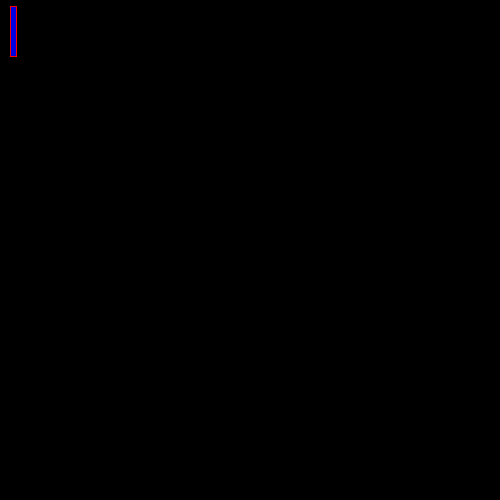
Frame 1 (no input)
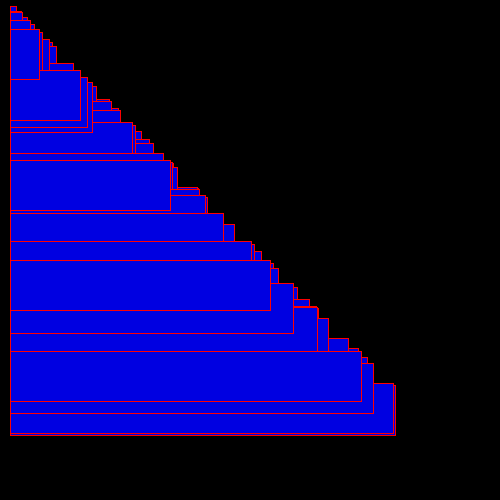
Frame 60 (the mouse pressed at the canvas centre just before this capture)
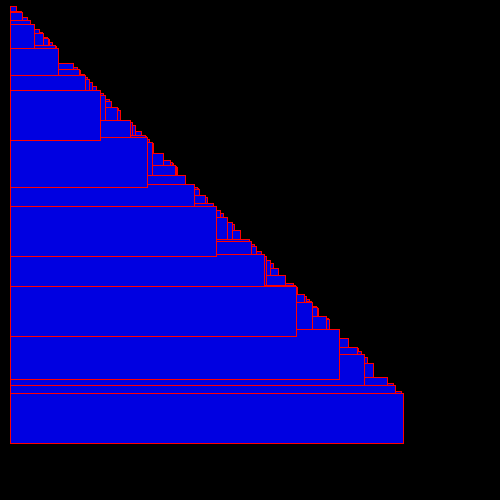
Frame 120 (the mouse held since frame 60 and released just before this capture)

The Processing sketch that drew these frames (run headless with seeded random() and noise(); from frame 60 on, the mouse is pressed at the canvas centre):

// Processing sketch: random
// ── random.pde
 float i=1;
void setup()
{ 
 size(500,500);
 background(0);
 
}
void draw()
{ 
  i=i+5;
 
 fill(0,0,225);
 stroke(255,0,0);

 rect(10,i,i,50);
i=random(400);

}
